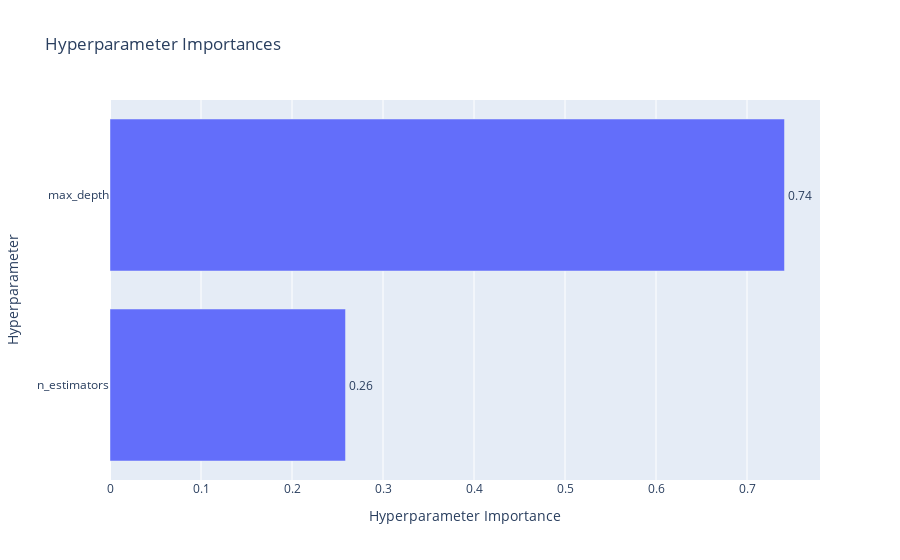

Notebook cell for this chart:
### Code cell
# 5. Hyperparameter Importance
plot_param_importances(study).show()

### Figure 1 — Plotly figure (JSON) as saved in the notebook; plotly's stock layout.template omitted (floating-point values rounded to 4 significant figures)
{"data": [{"cliponaxis": false, "hovertemplate": ["n_estimators (IntDistribution): 0.2588036092154892<extra></extra>", "max_depth (IntDistribution): 0.7411963907845107<extra></extra>"], "name": "Objective Value", "orientation": "h", "text": ["0.26", "0.74"], "textposition": "outside", "type": "bar", "x": [0.2588, 0.7412], "y": ["n_estimators", "max_depth"]}], "layout": {"title": {"text": "Hyperparameter Importances"}, "xaxis": {"title": {"text": "Hyperparameter Importance"}}, "yaxis": {"title": {"text": "Hyperparameter"}}}}
